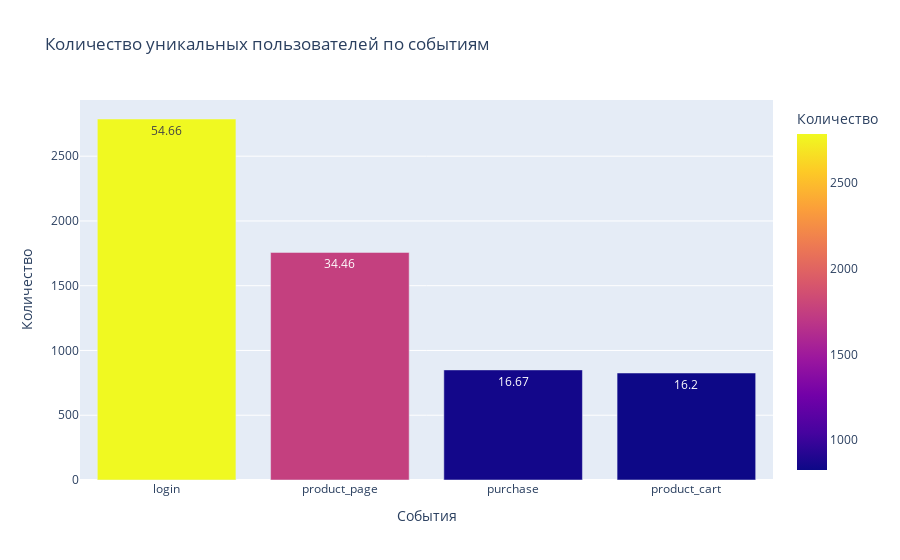

Here is the notebook cell this chart was saved with:
### Markdown cell above
В процентном соотношении мы видим, что число пользователей, совершившие покупку больше чем число  пользователей, которые зашли в корзину.

### Code cell
# визуализируем наш результат
fig = px.bar(uid_event,
       # события по оси X       
       x ='event_name',
       # количество по оси Y     
       y = 'count',
       # покажем проценты на событиях      
       text = 'percent', 
       # распределим количество по цветам      
       color = 'count',     
       # сделаем обозначения и подписи      
       title = 'Количество уникальных пользователей по событиям',
      labels = {'count' : 'Количество',
               'event_name' : 'События '})
fig.show()

### Figure 1 — Plotly figure (JSON) as saved in the notebook; plotly's stock layout.template omitted (floating-point values rounded to 4 significant figures)
{"data": [{"alignmentgroup": "True", "hovertemplate": "События =%{x}<br>Количество=%{marker.color}<br>percent=%{text}<extra></extra>", "legendgroup": "", "marker": {"color": [2787, 1757, 850, 826], "coloraxis": "coloraxis", "pattern": {"shape": ""}}, "name": "", "offsetgroup": "", "orientation": "v", "showlegend": false, "text": [54.66, 34.46, 16.67, 16.2], "textposition": "auto", "type": "bar", "x": ["login", "product_page", "purchase", "product_cart"], "xaxis": "x", "y": [2787, 1757, 850, 826], "yaxis": "y"}], "layout": {"barmode": "relative", "coloraxis": {"colorbar": {"title": {"text": "Количество"}}, "colorscale": [[0, "#0d0887"], [0.1111, "#46039f"], [0.2222, "#7201a8"], [0.3333, "#9c179e"], [0.4444, "#bd3786"], [0.5556, "#d8576b"], [0.6667, "#ed7953"], [0.7778, "#fb9f3a"], [0.8889, "#fdca26"], [1, "#f0f921"]]}, "legend": {"tracegroupgap": 0}, "title": {"text": "Количество уникальных пользователей по событиям"}, "xaxis": {"anchor": "y", "domain": [0, 1], "title": {"text": "События "}}, "yaxis": {"anchor": "x", "domain": [0, 1], "title": {"text": "Количество"}}}}
